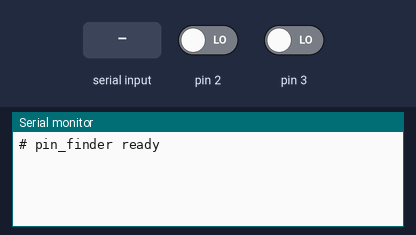
The sketch below on a simulated Arduino Uno, built with avr-gcc and run on an emulated ATmega328P. On the bench: the last lines printed to the serial monitor. The test bench sets the inputs (shaded band); at power-on: pin 2 LOW, pin 3 LOW.

Above: at 1.2 s.
1.3 s: "?\n" received over Serial
At 2.1 s:
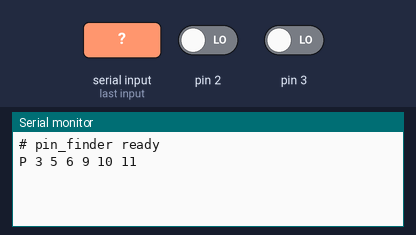
2.8 s: "90,45\n" received over Serial
At 3.2 s:
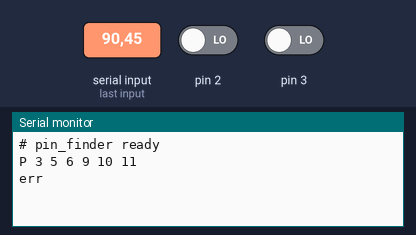
4.3 s: "O90\n" received over Serial
At 5.5 s:
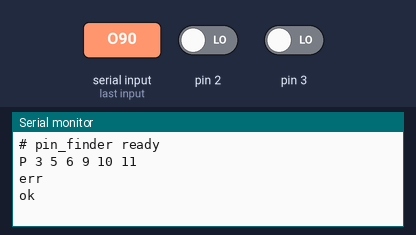
5.8 s: "C90\n" received over Serial
At 6.7 s:
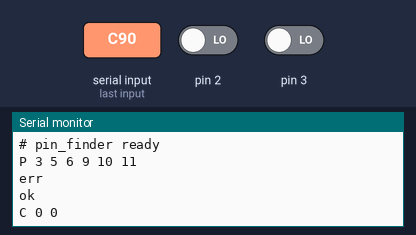

Measured:
- after the input at 1.3 s, the serial monitor: prints a new line at once (image 1)
- after the input at 2.8 s, the serial monitor: prints a new line at once (image 2)
- after the input at 4.3 s, the serial monitor: prints a new line at once (image 3)
- after the input at 5.8 s, the serial monitor: prints a new line at once (image 4)

The sketch:

pin_finder.ino
```cpp
// Pin finder: drive single pins from the PC to find out which pin moves which motor. Use with arduino/pin_finder.py.
// WHEELS OFF THE GROUND. Works on Uno / Nano / Mega 2560 (any AVR board).
//
// Serial 115200 baud, one command per line:
//   "?"              list the PWM-capable pins:            "P <pin> <pin> ..."
//   "A <pin> <0-255>" analogWrite (PWM) on a PWM pin
//   "H <pin>" / "L <pin>"  digital HIGH / LOW
//   "O"              everything off (all touched pins back to inputs)
//   "C"              speed pulses (SC) counted on D2 / D3 since the last "C":  "C <d2> <d3>"
// Safety: without any command for 500 ms, everything switches off (the Python script keeps sending).

const uint32_t TIMEOUT_MS = 500;

volatile uint32_t pulsesD2 = 0, pulsesD3 = 0;
void onD2() { pulsesD2++; }
void onD3() { pulsesD3++; }

bool touched[NUM_DIGITAL_PINS];
uint32_t lastCmdMs = 0;
char line[32];
uint8_t lineLen = 0;

bool usable(int pin) { return pin > 1 && pin < NUM_DIGITAL_PINS; }  // 0 / 1 are the USB serial

void allOff() {
  for (int pin = 2; pin < NUM_DIGITAL_PINS; pin++) {
    if (!touched[pin]) continue;
    digitalWrite(pin, LOW);  // also stops analogWrite's PWM
    pinMode(pin, INPUT);
    touched[pin] = false;
  }
}

void handle(char* cmd) {
  char c = cmd[0];
  char* end;
  long pin = strtol(cmd + 1, &end, 10);
  long value = strtol(end, nullptr, 10);
  if (c == '?') {
    Serial.print(F("P"));
    for (int p = 2; p < NUM_DIGITAL_PINS; p++) {
      if (digitalPinHasPWM(p)) {
        Serial.print(' ');
        Serial.print(p);
      }
    }
    Serial.println();
  } else if (c == 'O') {
    allOff();
    Serial.println(F("ok"));
  } else if (c == 'C') {
    noInterrupts();
    uint32_t a = pulsesD2, b = pulsesD3;
    pulsesD2 = pulsesD3 = 0;
    interrupts();
    Serial.print(F("C "));
    Serial.print(a);
    Serial.print(' ');
    Serial.println(b);
  } else if ((c == 'A' || c == 'H' || c == 'L') && usable(pin)) {
    if (c == 'A' && !digitalPinHasPWM(pin)) {
      Serial.println(F("err not a PWM pin"));
      return;
    }
    pinMode(pin, OUTPUT);
    touched[pin] = true;
    if (c == 'A') analogWrite(pin, constrain(value, 0, 255));
    else digitalWrite(pin, c == 'H' ? HIGH : LOW);
    Serial.println(F("ok"));
  } else if (c) {
    Serial.println(F("err"));
  }
}

void setup() {
  Serial.begin(115200);
  pinMode(2, INPUT);
  pinMode(3, INPUT);
  attachInterrupt(digitalPinToInterrupt(2), onD2, CHANGE);
  attachInterrupt(digitalPinToInterrupt(3), onD3, CHANGE);
  Serial.println(F("# pin_finder ready"));
}

void loop() {
  while (Serial.available()) {
    char ch = Serial.read();
    if (ch == '\n' || ch == '\r') {
      line[lineLen] = 0;
      if (lineLen) {
        handle(line);
        lastCmdMs = millis();
      }
      lineLen = 0;
    } else if (lineLen < sizeof(line) - 1) {
      line[lineLen++] = ch;
    }
  }
  if (millis() - lastCmdMs > TIMEOUT_MS) allOff();
}
```
